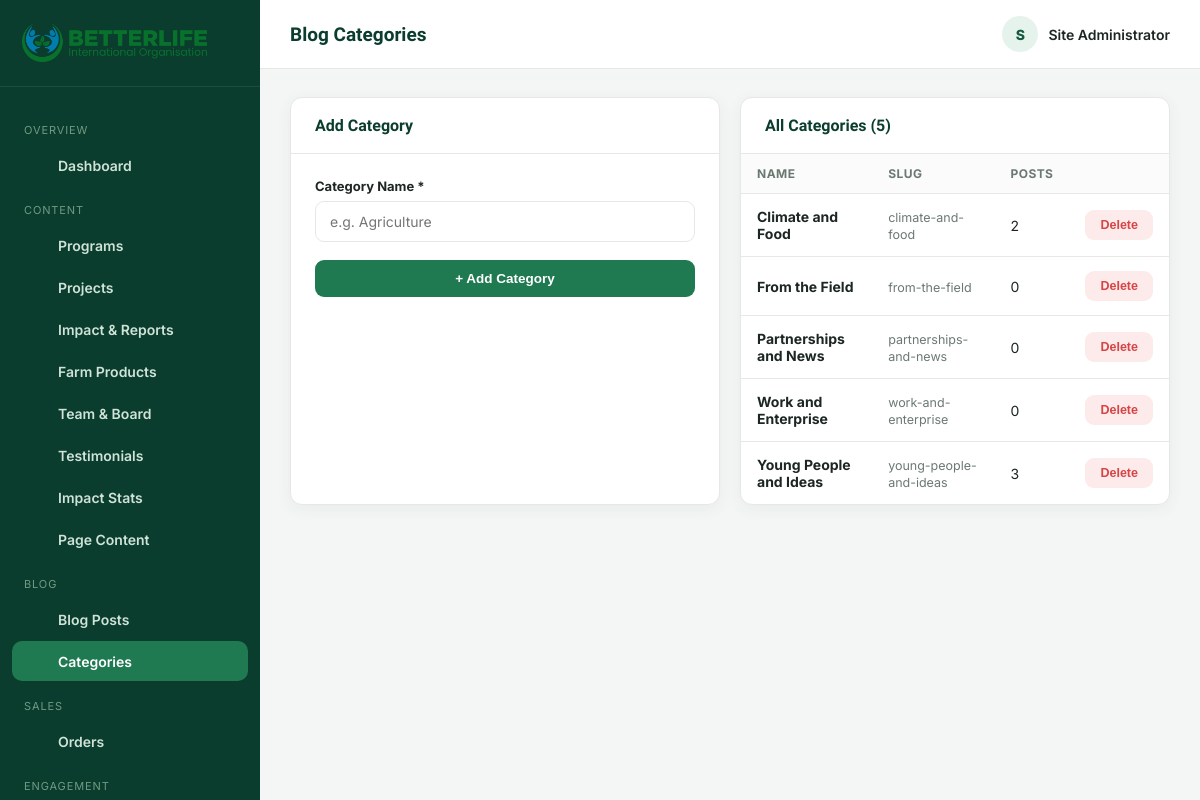
The app's page /admin/blog-categories.php (signed in) with its own data.
### tables this page shows
CREATE TABLE blog_categories (
  id INT AUTO_INCREMENT PRIMARY KEY,
  name VARCHAR(100) NOT NULL,
  slug VARCHAR(120) NOT NULL UNIQUE
);

### admin/blog-categories.php (the view, shortened to what this page needs)
<?php
require_once __DIR__ . '/includes/auth.php';
$categories = $pdo->query("SELECT bc.*, COUNT(bp.id) AS post_count FROM blog_categories bc LEFT JOIN blog_posts bp ON bp.category_id = bc.id GROUP BY bc.id ORDER BY bc.name")->fetchAll();
require __DIR__ . '/includes/header.php';
?>
<div class="form-grid">
  <div class="panel">
    <div class="panel-head"><h3>Add Category</h3></div>
    <div class="panel-body">
      <form method="post">
        <div class="form-group"><label>Category Name *</label><input type="text" name="name" class="form-control" required placeholder="e.g. Agriculture"></div>
        <button type="submit" class="btn btn-primary btn-block">+ Add Category</button>
      </form>
    </div>
  </div>
  <div class="panel">
    <div class="panel-head"><h3>All Categories (<?= count($categories) ?>)</h3></div>
    <div class="table-wrap">
      <table class="data-table">
        <thead><tr><th>Name</th><th>Slug</th><th>Posts</th><th></th></tr></thead>
        <tbody>
          <?php foreach ($categories as $c): ?>
            <tr>
              <td><strong><?= h($c['name']) ?></strong></td>
              <td><span class="help-text"><?= h($c['slug']) ?></span></td>
              <td><?= (int) $c['post_count'] ?></td>
              <td>
                <form method="post" style="display:inline;"><button type="submit" class="btn btn-danger btn-sm" data-confirm="Delete this category? Posts in it will become uncategorized.">Delete</button></form>
              </td>
            </tr>
          <?php endforeach; ?>
        </tbody>
      </table>
    </div>
  </div>
</div>
<?php require __DIR__ . '/includes/footer.php'; ?>

### admin/assets/css/admin.css (style rules this page uses)
:root { --a-green-900: #0b3d2e; --a-green-700: #16593f; --a-green-600: #1f7a52; --a-green-100: #e6f3ec; --a-blue-700: #0e6788; --a-blue-600: #1583ab; --a-blue-100: #e5f5fb; --a-bg: #f4f6f5; --a-card: #ffffff; --a-border: #e6e8e6; --a-ink: #1c2622; --a-ink-soft: #6b7972; --a-radius: 12px; --a-shadow: 0 4px 16px rgba(11,61,46,.06); --a-danger: #d64545; --a-warn: #e2a72e; }
* { box-sizing: border-box; }
body { margin: 0; font-family: 'Inter', sans-serif; background: var(--a-bg); color: var(--a-ink); }
h1,h2,h3,h4 { font-family: 'Plus Jakarta Sans','Poppins',sans-serif; margin: 0 0 .4em; color: var(--a-green-900); }
.panel { background: var(--a-card); border-radius: var(--a-radius); box-shadow: var(--a-shadow); border: 1px solid var(--a-border); margin-bottom: 26px; }
.panel-head { padding: 18px 24px; border-bottom: 1px solid var(--a-border); display: flex; align-items: center; justify-content: space-between; gap: 14px; flex-wrap: wrap; }
.panel-head h3 { font-size: 16px; margin: 0; }
.panel-body { padding: 24px; }
.btn { display: inline-flex; align-items: center; gap: 8px; padding: 10px 20px; border-radius: 9px; font-weight: 700; font-size: 13.5px; border: 1.5px solid transparent; cursor: pointer; transition: .15s; }
.btn-primary { background: var(--a-green-600); color: #fff; }
.btn-danger { background: #fdeaea; color: var(--a-danger); }
.btn-sm { padding: 7px 14px; font-size: 12.5px; }
.btn-block { width: 100%; justify-content: center; }
.table-wrap { overflow-x: auto; }
table.data-table { width: 100%; border-collapse: collapse; font-size: 14px; }
table.data-table th { text-align: left; padding: 12px 16px; background: #fafbfa; color: var(--a-ink-soft); font-size: 12px; text-transform: uppercase; letter-spacing: .04em; border-bottom: 1px solid var(--a-border); }
table.data-table td { padding: 14px 16px; border-bottom: 1px solid var(--a-border); vertical-align: middle; }
table.data-table tr:last-child td { border-bottom: none; }
.form-grid { display: grid; grid-template-columns: repeat(2, 1fr); gap: 20px; }
.form-group { margin-bottom: 18px; }
.form-group label { display: block; font-weight: 700; font-size: 13px; margin-bottom: 7px; }
.form-control, select.form-control, textarea.form-control { width: 100%; padding: 11px 14px; border-radius: 9px; border: 1.5px solid var(--a-border); font-family: inherit; font-size: 14px; background: #fff; }
.help-text { font-size: 12.5px; color: var(--a-ink-soft); }

### records on screen
blog_categories: name "Climate and Food", slug "climate-and-food", post_count "2"
blog_categories: name "From the Field", slug "from-the-field", post_count "0"
blog_categories: name "Partnerships and News", slug "partnerships-and-news", post_count "0"
blog_categories: name "Work and Enterprise", slug "work-and-enterprise", post_count "0"
blog_categories: name "Young People and Ideas", slug "young-people-and-ideas", post_count "3"

### other values on screen
$group['group'] "OVERVIEW"
$item['label'] "Dashboard"
$group['group'] "CONTENT"
$item['label'] "Programs"
$item['label'] "Projects"
$item['label'] "Impact & Reports"
$item['label'] "Farm Products"
$item['label'] "Team & Board"
$item['label'] "Testimonials"
$item['label'] "Impact Stats"
$item['label'] "Page Content"
$group['group'] "BLOG"
$item['label'] "Blog Posts"
$item['label'] "Categories"
$group['group'] "SALES"
